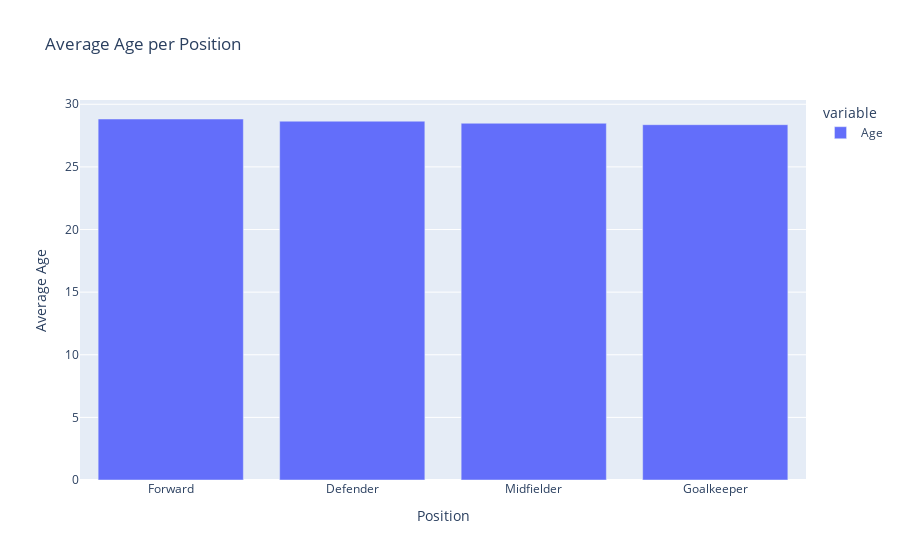

Source (notebook cell):
### Code cell
import pandas as pd
import plotly.express as px

# Calculate the average age per position
avg_age_per_position = df.groupby('Position')['Age'].mean().sort_values(ascending=False)

# Create a bar plot for average age per position
fig1 = px.bar(avg_age_per_position, title='Average Age per Position')
fig1.update_layout(xaxis_title='Position', yaxis_title='Average Age')
fig1.show()

### Figure 1 — Plotly figure (JSON) as saved in the notebook; plotly's stock layout.template omitted (floating-point values rounded to 4 significant figures)
{"data": [{"alignmentgroup": "True", "hovertemplate": "variable=Age<br>Position=%{x}<br>value=%{y}<extra></extra>", "legendgroup": "Age", "marker": {"color": "#636efa", "pattern": {"shape": ""}}, "name": "Age", "offsetgroup": "Age", "orientation": "v", "showlegend": true, "textposition": "auto", "type": "bar", "x": ["Forward", "Defender", "Midfielder", "Goalkeeper"], "xaxis": "x", "y": [28.82, 28.65, 28.48, 28.37], "yaxis": "y"}], "layout": {"barmode": "relative", "legend": {"title": {"text": "variable"}, "tracegroupgap": 0}, "title": {"text": "Average Age per Position"}, "xaxis": {"anchor": "y", "domain": [0, 1], "title": {"text": "Position"}}, "yaxis": {"anchor": "x", "domain": [0, 1], "title": {"text": "Average Age"}}}}
